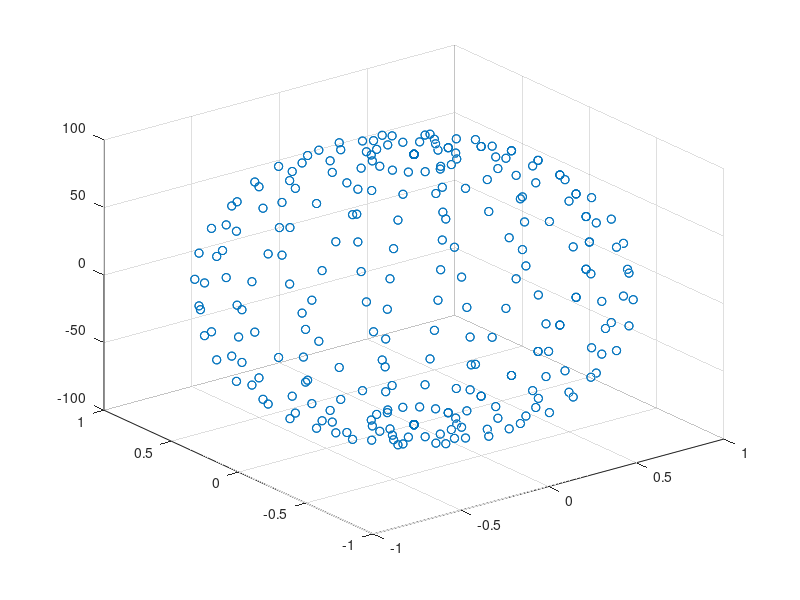

MATLAB code for this plot:
[x,y,z] = sphere(16); % generate sample data

% scatter3(x(:),y(:),z(:),'bo') % plot sample data
scatter3(x(:),y(:),100*z(:),'bo') % plot sample data

hAx2 = axes('Position',get(gca,'Position')); %create duplicate axes at same position

scatter3(hAx2,x(:),y(:),z(:),'r*') %plot scaled data on duplicate axes
set(hAx2,'Visible','off'); %make duplicate axes invisible

%SO IN SUMMARY : THE AXES REMAINING ARE THE 1ST SO WE HAVE TO PLOT THE
%BIGGEST DATASS IN FIRSTTTTTTTTTTT